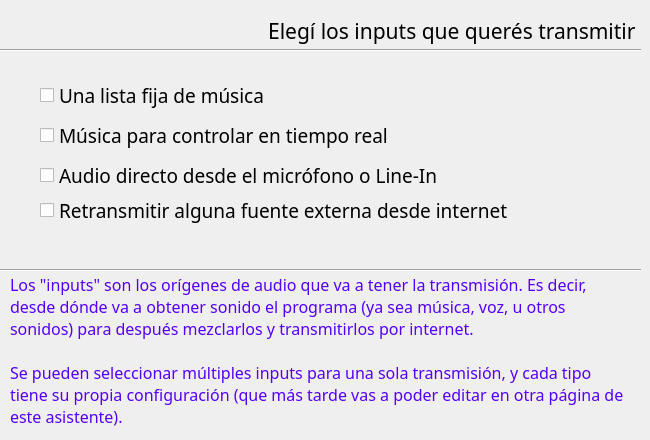
  <widget class="QWizardPage" name="PaginaInputs">
   <property name="title">
    <string/>
   </property>
   <property name="subTitle">
    <string/>
   </property>
   <widget class="QCheckBox" name="CheckboxPlaylistEstatico">
    <property name="geometry">
     <rect>
      <x>40</x>
      <y>80</y>
      <width>281</width>
      <height>31</height>
     </rect>
    </property>
    <property name="font">
     <font>
      <family>Freak Turbulence BRK</family>
      <pointsize>14</pointsize>
      <weight>50</weight>
      <bold>false</bold>
     </font>
    </property>
    <property name="text">
     <string>Una lista fija de música</string>
    </property>
   </widget>
   <widget class="QCheckBox" name="CheckboxHTTP">
    <property name="geometry">
     <rect>
      <x>40</x>
      <y>190</y>
      <width>551</width>
      <height>41</height>
     </rect>
    </property>
    <property name="font">
     <font>
      <family>Freak Turbulence BRK</family>
      <pointsize>14</pointsize>
      <weight>50</weight>
      <bold>false</bold>
     </font>
    </property>
    <property name="text">
     <string>Retransmitir alguna fuente externa desde internet</string>
    </property>
   </widget>
   <widget class="QLabel" name="LabelSeleccione1_2">
    <property name="geometry">
     <rect>
      <x>10</x>
      <y>10</y>
      <width>631</width>
      <height>41</height>
     </rect>
    </property>
    <property name="palette">
     <palette>
      <active>
       <colorrole role="WindowText">
        <brush brushstyle="SolidPattern">
         <color alpha="255">
          <red>0</red>
          <green>0</green>
          <blue>0</blue>
         </color>
        </brush>
       </colorrole>
       <colorrole role="Button">
        <brush brushstyle="SolidPattern">
         <color alpha="255">
          <red>219</red>
          <green>255</green>
          <blue>231</blue>
         </color>
        </brush>
       </colorrole>
       <colorrole role="Light">
        <brush brushstyle="SolidPattern">
         <color alpha="255">
          <red>255</red>
          <green>255</green>
          <blue>255</blue>
         </color>
        </brush>
       </colorrole>
       <colorrole role="Midlight">
        <brush brushstyle="SolidPattern">
         <color alpha="255">
          <red>237</red>
          <green>255</green>
          <blue>243</blue>
         </color>
        </brush>
       </colorrole>
       <colorrole role="Dark">
        <brush brushstyle="SolidPattern">
         <color alpha="255">
          <red>109</red>
          <green>127</green>
          <blue>115</blue>
         </color>
        </brush>
       </colorrole>
       <colorrole role="Mid">
        <brush brushstyle="SolidPattern">
         <color alpha="255">
          <red>146</red>
          <green>170</green>
          <blue>154</blue>
         </color>
        </brush>
       </colorrole>
       <colorrole role="Text">
        <brush brushstyle="SolidPattern">
         <color alpha="255">
          <red>0</red>
          <green>0</green>
          <blue>0</blue>
         </color>
        </brush>
       </colorrole>
       <colorrole role="BrightText">
        <brush brushstyle="SolidPattern">
         <color alpha="255">
          <red>255</red>
          <green>255</green>
          <blue>255</blue>
         </color>
        </brush>
       </colorrole>
       <colorrole role="ButtonText">
        <brush brushstyle="SolidPattern">
         <color alpha="255">
          <red>0</red>
          <green>0</green>
          <blue>0</blue>
         </color>
        </brush>
       </colorrole>
       <colorrole role="Base">
        <brush brushstyle="SolidPattern">
         <color alpha="255">
          <red>255</red>
          <green>255</green>
          <blue>255</blue>
         </color>
        </brush>
       </colorrole>
       <colorrole role="Window">
        <brush brushstyle="SolidPattern">
         <color alpha="255">
          <red>219</red>
          <green>255</green>
          <blue>231</blue>
         </color>
        </brush>
       </colorrole>
       <colorrole role="Shadow">
        <brush brushstyle="SolidPattern">
         <color alpha="255">
          <red>0</red>
          <green>0</green>
          <blue>0</blue>
         </color>
        </brush>
       </colorrole>
       <colorrole role="AlternateBase">
        <brush brushstyle="SolidPattern">
         <color alpha="255">
          <red>237</red>
          <green>255</green>
          <blue>243</blue>
         </color>
        </brush>
       </colorrole>
       <colorrole role="ToolTipBase">
        <brush brushstyle="SolidPattern">
         <color alpha="255">
          <red>255</red>
          <green>255</green>
          <blue>220</blue>
         </color>
        </brush>
       </colorrole>
       <colorrole role="ToolTipText">
        <brush brushstyle="SolidPattern">
         <color alpha="255">
          <red>0</red>
          <green>0</green>
          <blue>0</blue>
         </color>
        </brush>
       </colorrole>
      </active>
      <inactive>
       <colorrole role="WindowText">
        <brush brushstyle="SolidPattern">
         <color alpha="255">
          <red>0</red>
          <green>0</green>
          <blue>0</blue>
         </color>
        </brush>
       </colorrole>
       <colorrole role="Button">
        <brush brushstyle="SolidPattern">
         <color alpha="255">
          <red>219</red>
          <green>255</green>
          <blue>231</blue>
         </color>
        </brush>
       </colorrole>
       <colorrole role="Light">
        <brush brushstyle="SolidPattern">
         <color alpha="255">
          <red>255</red>
          <green>255</green>
          <blue>255</blue>
         </color>
        </brush>
       </colorrole>
       <colorrole role="Midlight">
        <brush brushstyle="SolidPattern">
         <color alpha="255">
          <red>237</red>
          <green>255</green>
          <blue>243</blue>
         </color>
        </brush>
       </colorrole>
       <colorrole role="Dark">
        <brush brushstyle="SolidPattern">
         <color alpha="255">
          <red>109</red>
          <green>127</green>
          <blue>115</blue>
         </color>
        </brush>
       </colorrole>
       <colorrole role="Mid">
        <brush brushstyle="SolidPattern">
         <color alpha="255">
          <red>146</red>
          <green>170</green>
          <blue>154</blue>
         </color>
        </brush>
       </colorrole>
       <colorrole role="Text">
        <brush brushstyle="SolidPattern">
         <color alpha="255">
          <red>0</red>
          <green>0</green>
          <blue>0</blue>
         </color>
        </brush>
       </colorrole>
       <colorrole role="BrightText">
        <brush brushstyle="SolidPattern">
         <color alpha="255">
          <red>255</red>
          <green>255</green>
          <blue>255</blue>
         </color>
        </brush>
       </colorrole>
       <colorrole role="ButtonText">
        <brush brushstyle="SolidPattern">
         <color alpha="255">
          <red>0</red>
          <green>0</green>
          <blue>0</blue>
         </color>
        </brush>
       </colorrole>
       <colorrole role="Base">
        <brush brushstyle="SolidPattern">
         <color alpha="255">
          <red>255</red>
          <green>255</green>
          <blue>255</blue>
         </color>
        </brush>
       </colorrole>
       <colorrole role="Window">
        <brush brushstyle="SolidPattern">
         <color alpha="255">
          <red>219</red>
          <green>255</green>
          <blue>231</blue>
         </color>
        </brush>
       </colorrole>
       <colorrole role="Shadow">
        <brush brushstyle="SolidPattern">
         <color alpha="255">
          <red>0</red>
          <green>0</green>
          <blue>0</blue>
         </color>
        </brush>
       </colorrole>
       <colorrole role="AlternateBase">
        <brush brushstyle="SolidPattern">
         <color alpha="255">
          <red>237</red>
          <green>255</green>
          <blue>243</blue>
         </color>
        </brush>
       </colorrole>
       <colorrole role="ToolTipBase">
        <brush brushstyle="SolidPattern">
         <color alpha="255">
          <red>255</red>
          <green>255</green>
          <blue>220</blue>
         </color>
        </brush>
       </colorrole>
       <colorrole role="ToolTipText">
        <brush brushstyle="SolidPattern">
         <color alpha="255">
          <red>0</red>
          <green>0</green>
          <blue>0</blue>
         </color>
        </brush>
       </colorrole>
      </inactive>
      <disabled>
       <colorrole role="WindowText">
        <brush brushstyle="SolidPattern">
         <color alpha="255">
          <red>109</red>
          <green>127</green>
          <blue>115</blue>
         </color>
        </brush>
       </colorrole>
       <colorrole role="Button">
        <brush brushstyle="SolidPattern">
         <color alpha="255">
          <red>219</red>
          <green>255</green>
          <blue>231</blue>
         </color>
        </brush>
       </colorrole>
       <colorrole role="Light">
        <brush brushstyle="SolidPattern">
         <color alpha="255">
          <red>255</red>
          <green>255</green>
          <blue>255</blue>
         </color>
        </brush>
       </colorrole>
       <colorrole role="Midlight">
        <brush brushstyle="SolidPattern">
         <color alpha="255">
          <red>237</red>
          <green>255</green>
          <blue>243</blue>
         </color>
        </brush>
       </colorrole>
       <colorrole role="Dark">
        <brush brushstyle="SolidPattern">
         <color alpha="255">
          <red>109</red>
          <green>127</green>
          <blue>115</blue>
         </color>
        </brush>
       </colorrole>
       <colorrole role="Mid">
        <brush brushstyle="SolidPattern">
         <color alpha="255">
          <red>146</red>
          <green>170</green>
          <blue>154</blue>
         </color>
        </brush>
       </colorrole>
       <colorrole role="Text">
        <brush brushstyle="SolidPattern">
         <color alpha="255">
          <red>109</red>
          <green>127</green>
          <blue>115</blue>
         </color>
        </brush>
       </colorrole>
       <colorrole role="BrightText">
        <brush brushstyle="SolidPattern">
         <color alpha="255">
          <red>255</red>
          <green>255</green>
          <blue>255</blue>
         </color>
        </brush>
       </colorrole>
       <colorrole role="ButtonText">
        <brush brushstyle="SolidPattern">
         <color alpha="255">
          <red>109</red>
          <green>127</green>
          <blue>115</blue>
         </color>
        </brush>
       </colorrole>
       <colorrole role="Base">
        <brush brushstyle="SolidPattern">
         <color alpha="255">
          <red>219</red>
          <green>255</green>
          <blue>231</blue>
         </color>
        </brush>
       </colorrole>
       <colorrole role="Window">
        <brush brushstyle="SolidPattern">
         <color alpha="255">
          <red>219</red>
          <green>255</green>
          <blue>231</blue>
         </color>
        </brush>
       </colorrole>
       <colorrole role="Shadow">
        <brush brushstyle="SolidPattern">
         <color alpha="255">
          <red>0</red>
          <green>0</green>
          <blue>0</blue>
         </color>
        </brush>
       </colorrole>
       <colorrole role="AlternateBase">
        <brush brushstyle="SolidPattern">
         <color alpha="255">
          <red>219</red>
          <green>255</green>
          <blue>231</blue>
         </color>
        </brush>
       </colorrole>
       <colorrole role="ToolTipBase">
        <brush brushstyle="SolidPattern">
         <color alpha="255">
          <red>255</red>
          <green>255</green>
          <blue>220</blue>
         </color>
        </brush>
       </colorrole>
       <colorrole role="ToolTipText">
        <brush brushstyle="SolidPattern">
         <color alpha="255">
          <red>0</red>
          <green>0</green>
          <blue>0</blue>
         </color>
        </brush>
       </colorrole>
      </disabled>
     </palette>
    </property>
    <property name="font">
     <font>
      <family>Freak Turbulence BRK</family>
      <pointsize>16</pointsize>
      <weight>50</weight>
      <bold>false</bold>
      <underline>false</underline>
      <stylestrategy>PreferDefault</stylestrategy>
      <kerning>true</kerning>
     </font>
    </property>
    <property name="text">
     <string>Elegí los inputs que querés transmitir </string>
    </property>
    <property name="alignment">
     <set>Qt::AlignRight|Qt::AlignTrailing|Qt::AlignVCenter</set>
    </property>
   </widget>
   <widget class="Line" name="line">
    <property name="geometry">
     <rect>
      <x>0</x>
      <y>40</y>
      <width>641</width>
      <height>20</height>
     </rect>
    </property>
    <property name="orientation">
     <enum>Qt::Horizontal</enum>
    </property>
   </widget>
   <widget class="QCheckBox" name="CheckboxPortaudio">
    <property name="geometry">
     <rect>
      <x>40</x>
      <y>160</y>
      <width>551</width>
      <height>31</height>
     </rect>
    </property>
    <property name="font">
     <font>
      <family>Freak Turbulence BRK</family>
      <pointsize>14</pointsize>
      <weight>50</weight>
      <bold>false</bold>
     </font>
    </property>
    <property name="text">
     <string>Audio directo desde el micrófono o Line-In</string>
    </property>
   </widget>
   <widget class="QCheckBox" name="CheckboxPlaylistDinamico">
    <property name="geometry">
     <rect>
      <x>40</x>
      <y>120</y>
      <width>491</width>
      <height>31</height>
     </rect>
    </property>
    <property name="font">
     <font>
      <family>Freak Turbulence BRK</family>
      <pointsize>14</pointsize>
      <weight>50</weight>
      <bold>false</bold>
     </font>
    </property>
    <property name="text">
     <string>Música para controlar en tiempo real</string>
    </property>
   </widget>
   <widget class="QLabel" name="LabelDescripcionInputs">
    <property name="geometry">
     <rect>
      <x>10</x>
      <y>270</y>
      <width>621</width>
      <height>161</height>
     </rect>
    </property>
    <property name="palette">
     <palette>
      <active>
       <colorrole role="WindowText">
        <brush brushstyle="SolidPattern">
         <color alpha="255">
          <red>85</red>
          <green>0</green>
          <blue>255</blue>
         </color>
        </brush>
       </colorrole>
      </active>
      <inactive>
       <colorrole role="WindowText">
        <brush brushstyle="SolidPattern">
         <color alpha="255">
          <red>85</red>
          <green>0</green>
          <blue>255</blue>
         </color>
        </brush>
       </colorrole>
      </inactive>
      <disabled>
       <colorrole role="WindowText">
        <brush brushstyle="SolidPattern">
         <color alpha="255">
          <red>121</red>
          <green>119</green>
          <blue>115</blue>
         </color>
        </brush>
       </colorrole>
      </disabled>
     </palette>
    </property>
    <property name="font">
     <font>
      <family>Jura</family>
      <pointsize>12</pointsize>
     </font>
    </property>
    <property name="text">
     <string>Los &quot;inputs&quot; son los orígenes de audio que va a tener la transmisión. Es decir, desde dónde va a obtener sonido el programa (ya sea música, voz, u otros sonidos) para después mezclarlos y transmitirlos por internet.

Se pueden seleccionar múltiples inputs para una sola transmisión, y cada tipo tiene su propia configuración (que más tarde vas a poder editar en otra página de este asistente).</string>
    </property>
    <property name="wordWrap">
     <bool>true</bool>
    </property>
   </widget>
   <widget class="Line" name="line_3">
    <property name="geometry">
     <rect>
      <x>0</x>
      <y>260</y>
      <width>641</width>
      <height>20</height>
     </rect>
    </property>
    <property name="orientation">
     <enum>Qt::Horizontal</enum>
    </property>
   </widget>
  </widget>
